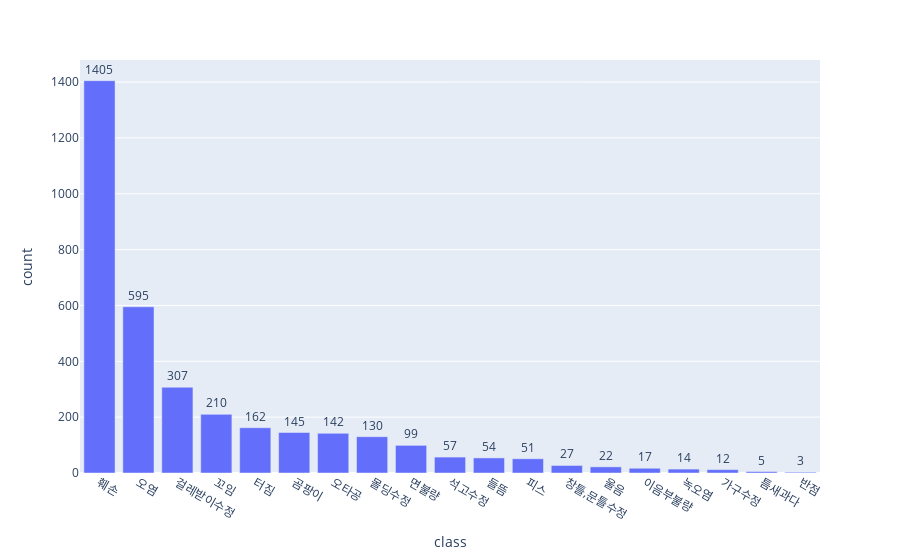

Notebook source saved alongside this figure:
### Code cell
vcount = pd.DataFrame(answer).value_counts()
vcount = pd.DataFrame(vcount).reset_index().rename(columns={0 : 'class'})
fig = px.bar(vcount, x= vcount['class'], y=vcount['count'], text=vcount['count'])
fig.update_traces(textposition='outside')
fig.update_layout(uniformtext_minsize=8)

### Figure 1 — Plotly figure (JSON) as saved in the notebook; plotly's stock layout.template omitted (floating-point values rounded to 4 significant figures)
{"data": [{"alignmentgroup": "True", "hovertemplate": "class=%{x}<br>count=%{text}<extra></extra>", "legendgroup": "", "marker": {"color": "#636efa", "pattern": {"shape": ""}}, "name": "", "offsetgroup": "", "orientation": "v", "showlegend": false, "text": [1405, 595, 307, 210, 162, 145, 142, 130, 99, 57, 54, 51, 27, 22, 17, 14, 12, 5, 3], "textposition": "outside", "type": "bar", "x": ["훼손", "오염", "걸레받이수정", "꼬임", "터짐", "곰팡이", "오타공", "몰딩수정", "면불량", "석고수정", "들뜸", "피스", "창틀,문틀수정", "울음", "이음부불량", "녹오염", "가구수정", "틈새과다", "반점"], "xaxis": "x", "y": [1405, 595, 307, 210, 162, 145, 142, 130, 99, 57, 54, 51, 27, 22, 17, 14, 12, 5, 3], "yaxis": "y"}], "layout": {"barmode": "relative", "legend": {"tracegroupgap": 0}, "margin": {"t": 60}, "uniformtext": {"minsize": 8}, "xaxis": {"anchor": "y", "domain": [0, 1], "title": {"text": "class"}}, "yaxis": {"anchor": "x", "domain": [0, 1], "title": {"text": "count"}}}}
